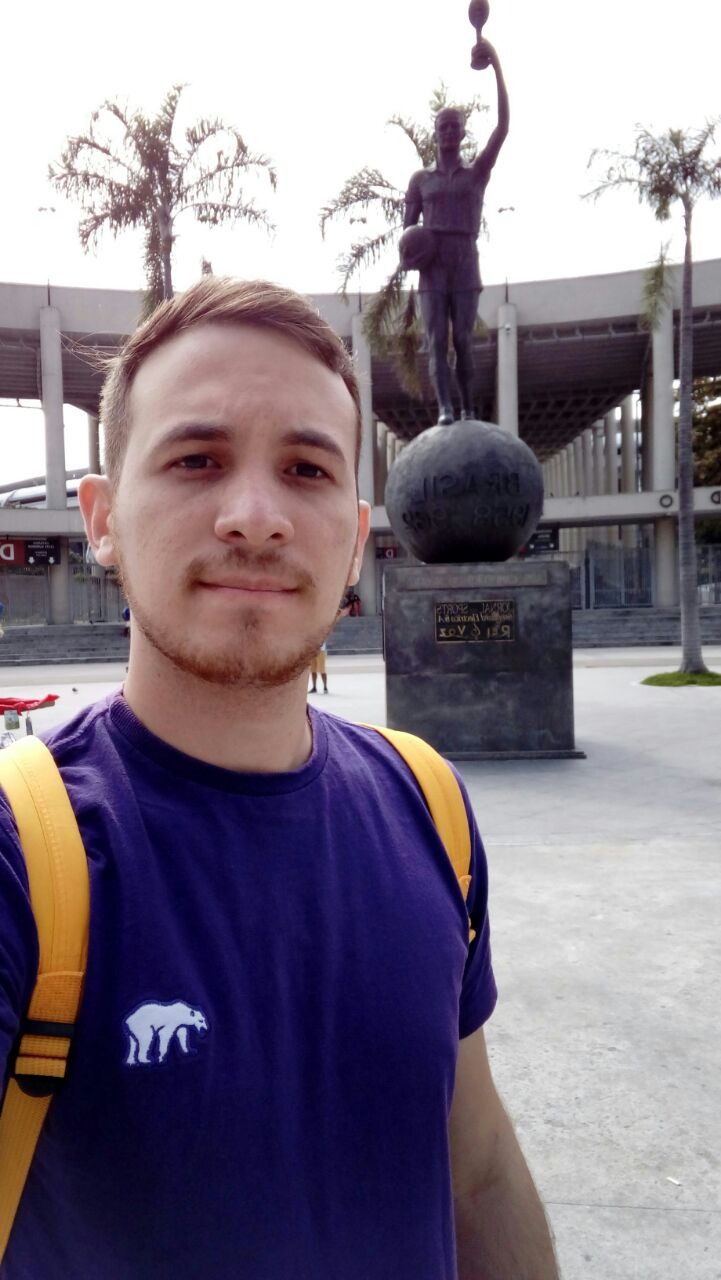
#> input picture gs/2.jpg, 721 x 1280 px
$ python 'SVD 3.py'   (Python 2 division)
#> lines starting #> are read from the running program, lines starting #| are printed output that depends on the picture; long printed decimals are rounded
# -*- coding: utf-8 -*-
"""
Created on Wed Oct 11 12:01:34 2017

@author: hespo
"""

#%matplotlib inline
import matplotlib.pyplot as plt
import numpy as np
from numpy import linalg as LA
import time

from PIL import Image
import os
os.chdir("C:/Users/hespo/OneDrive/Documentos/GitHub/Trab2_DataScience/gs")
cwd = os.getcwd()
print (cwd)
img = Image.open('2.jpg')
#> img is the input picture: PIL image 721x1280 RGB; mean R, G, B 132.8, 122.6, 135.4
imggray = img.convert('LA')
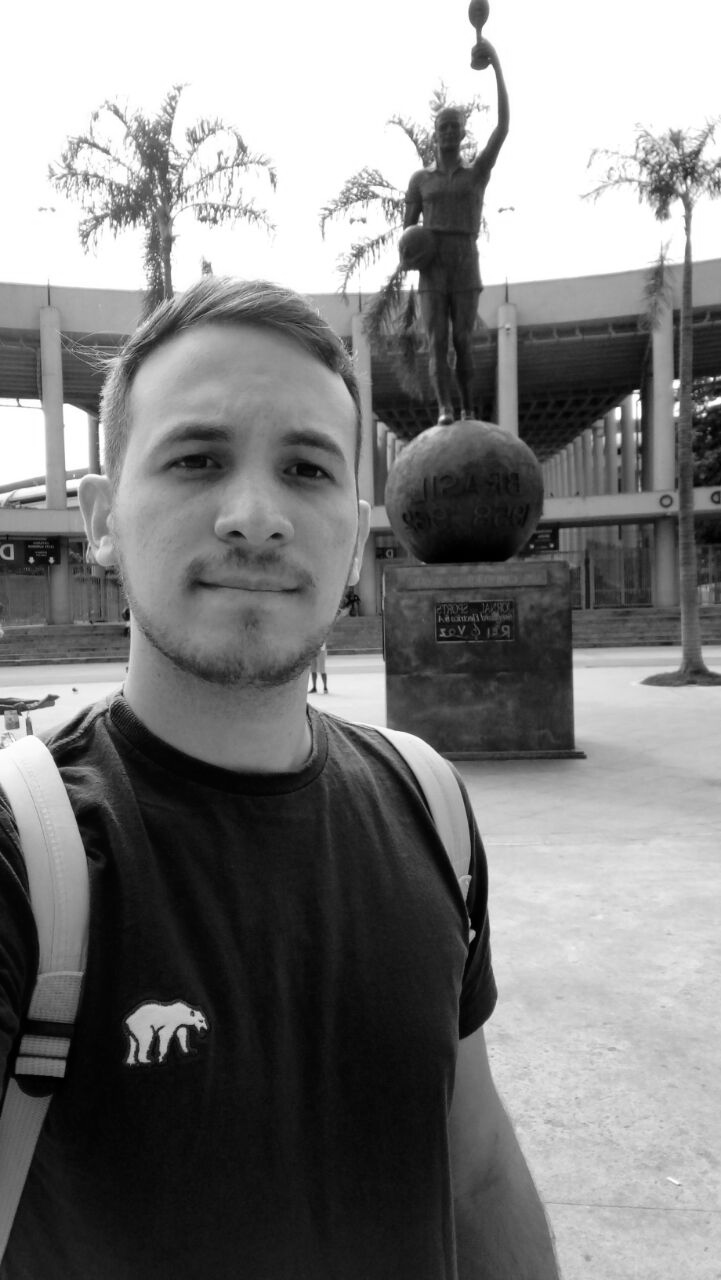
#> imggray: PIL image 721x1280 LA; mean R, G, B, A 127.1, 127.1, 127.1, 255
plt.figure(figsize=(9, 6))
plt.imshow(imggray);

imgmat = np.array(list(imggray.getdata(band=0)), float)
imgmat.shape = (imggray.size[1], imggray.size[0])
imgmat = np.matrix(imgmat)
plt.figure(figsize=(9,6))
plt.imshow(imgmat, cmap='gray');


print ("Matriz Original da Foto", imgmat.shape)
#| Matriz Original da Foto (1280, 721)
Frobenius_Ori= LA.norm(imgmat, 'fro')
#> Frobenius_Ori = 149128.8


U, sigma, V = np.linalg.svd(imgmat)
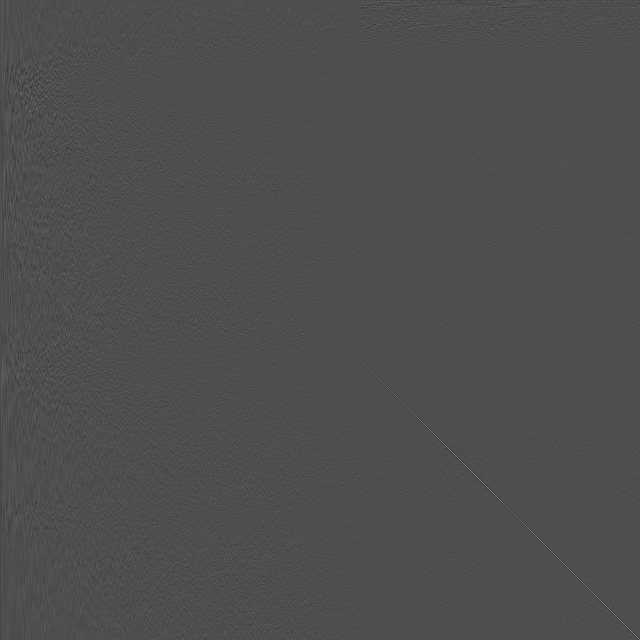
#> U: shape (1280, 1280) float64 (shown at 1/2 size); min -0.313, max 0.701, mean -2.86e-05; drawn with min black and max white
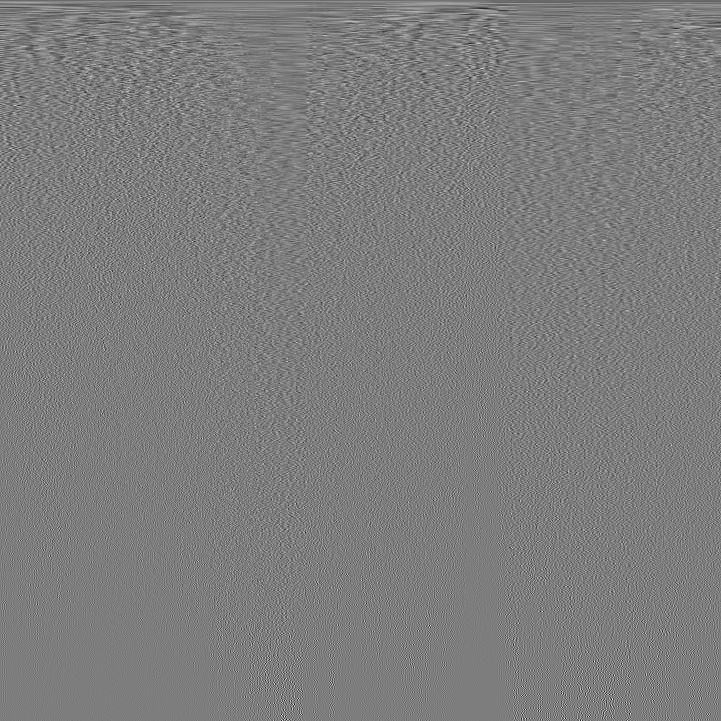
#> V: shape (721, 721) float64; min -0.282, max 0.291, mean -3.9e-05; drawn with min black and max white
#> sigma = 721 values, max 136396.8 at index 0, min 4.31 at index 720, mean 696.8

print ("Matriz U", U.shape)
#| Matriz U (1280, 1280)
print ("Matriz sigma", sigma.shape)  ### Matriz com Valores Singulares
#| Matriz sigma (721,)
print ("Matriz V", V.shape)
#| Matriz V (721, 721)
print ("")

l5=5*len(sigma)/100
#> l5 = 36
l10=10*len(sigma)/100
#> l10 = 72
l25=25*len(sigma)/100
#> l25 = 180
l50=50*len(sigma)/100
#> l50 = 360

print ("5%",l5)
#| 5% 36
print ("10%",l10)
#| 10% 72
print ("25%",l25)
#| 25% 180
print ("50%",l50)
#| 50% 360


reconstimg = np.matrix(U[:, :l5]) * np.diag(sigma[:l5]) * np.matrix(V[:l5, :])
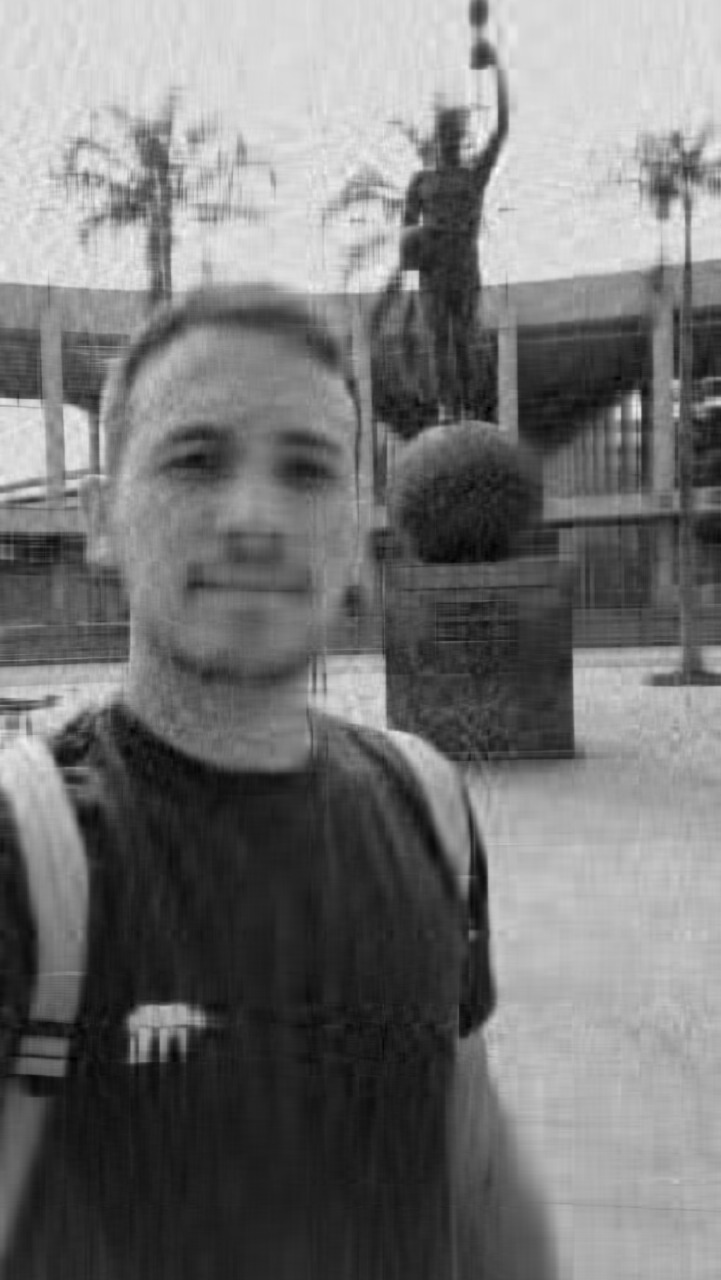
#> reconstimg: shape (1280, 721) float64; min -23.36, max 304, mean 127.1; drawn with min black and max white
Frobenius_5= LA.norm(reconstimg, 'fro')
#> Frobenius_5 = 148791.5
title = "n = %s" % l5
#> title = 'n = 36'
plt.title(title)
plt.imshow(reconstimg, cmap='gray');
plt.show()

reconstimg = np.matrix(U[:, :l10]) * np.diag(sigma[:l10]) * np.matrix(V[:l10, :])
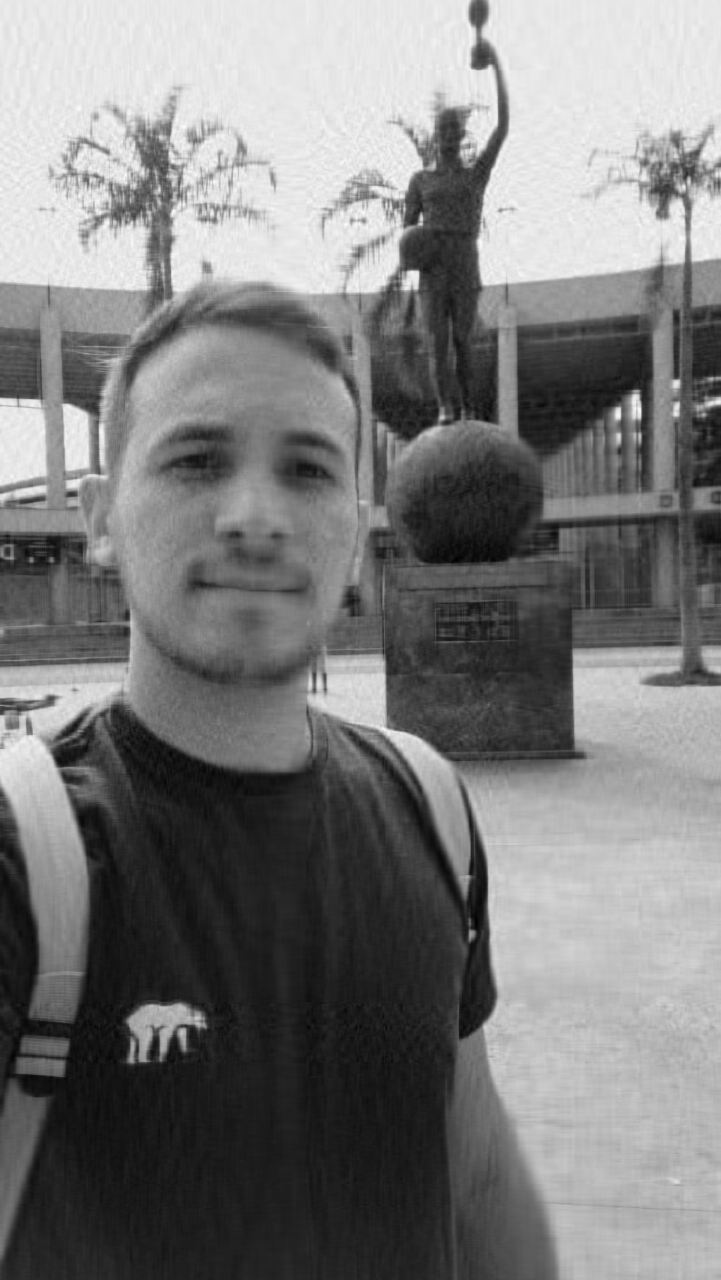
#> reconstimg: shape (1280, 721) float64; min -17.41, max 282, mean 127.1; drawn with min black and max white
Frobenius_10= LA.norm(reconstimg, 'fro')
#> Frobenius_10 = 149001.6
title = "n = %s" % l10
#> title = 'n = 72'
plt.title(title)
plt.imshow(reconstimg, cmap='gray');
plt.show()

reconstimg = np.matrix(U[:, :l25]) * np.diag(sigma[:l25]) * np.matrix(V[:l25, :])
Frobenius_25= LA.norm(reconstimg, 'fro')
#> Frobenius_25 = 149107
title = "n = %s" % l25
#> title = 'n = 180'
plt.title(title)
plt.imshow(reconstimg, cmap='gray');
plt.show()

reconstimg = np.matrix(U[:, :l50]) * np.diag(sigma[:l50]) * np.matrix(V[:l50, :])
Frobenius_50= LA.norm(reconstimg, 'fro')
#> Frobenius_50 = 149126.5
title = "n = %s" % l50
#> title = 'n = 360'
plt.title(title)
plt.imshow(reconstimg, cmap='gray');
plt.show()

print (Frobenius_Ori,Frobenius_5,Frobenius_10,Frobenius_25,Frobenius_50)
#| 149128.761 148791.497 149001.649 149106.954 149126.527
# [16 lines of commented-out code are left out]

print ("FIM")

$ run again, with gs/1.jpg copied over gs/2.jpg
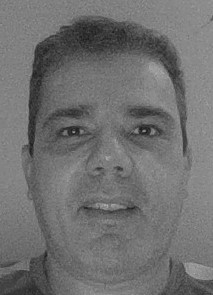
#> input picture gs/1.jpg, 213 x 295 px
#> img is the input picture: PIL image 213x295 RGB; min 23, max 178, mean 111.7
#| Matriz Original da Foto (295, 213)
#> Frobenius_Ori = 28601
#> `U, sigma, V = np.linalg.svd(imgmat)`:
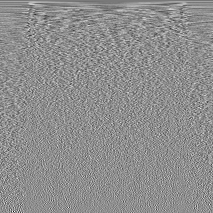
#> V: shape (213, 213) float64; min -0.462, max 0.364, mean -0.000324; drawn with min black and max white
#> sigma = 213 values, max 28233.9 at index 0, min 4.78 at index 212, mean 275.1
#| Matriz U (295, 295)
#| Matriz sigma (213,)
#| Matriz V (213, 213)
#> l5 = 10
#> l10 = 21
#> l25 = 53
#> l50 = 106
#| 5% 10
#| 10% 21
#| 25% 53
#| 50% 106
#> Frobenius_5 = 28539
#> `title = "n = %s" % l5`: title = 'n = 10'
#> `plt.show()`:
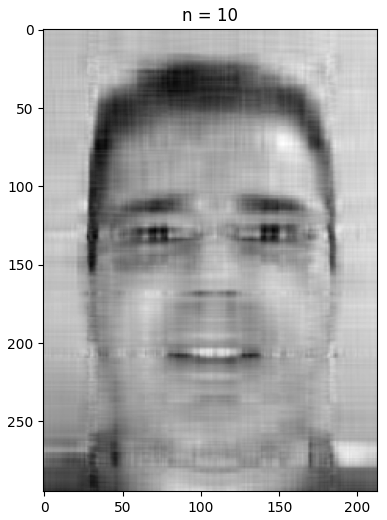
#> figure drawn by matplotlib, 1 panel
#> Frobenius_10 = 28564.6
#> `title = "n = %s" % l10`: title = 'n = 21'
#> Frobenius_25 = 28586.5
#> `title = "n = %s" % l25`: title = 'n = 53'
#> Frobenius_50 = 28597.7
#> `title = "n = %s" % l50`: title = 'n = 106'
#| 28600.951 28538.995 28564.552 28586.451 28597.750
